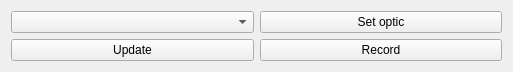
<?xml version="1.0" encoding="UTF-8"?>
<ui version="4.0">
 <class>Form</class>
 <widget class="QWidget" name="Form">
  <property name="geometry">
   <rect>
    <x>0</x>
    <y>0</y>
    <width>513</width>
    <height>41</height>
   </rect>
  </property>
  <property name="windowTitle">
   <string>Form</string>
  </property>
  <layout class="QVBoxLayout">
   <item>
    <layout class="QHBoxLayout">
     <item>
      <widget class="QComboBox" name="opticComboBox"/>
     </item>
     <item>
      <widget class="QPushButton" name="setOpticButton">
       <property name="text">
        <string>Set optic</string>
       </property>
      </widget>
     </item>
    </layout>
   </item>
   <item>
    <layout class="QHBoxLayout">
     <item>
      <widget class="QPushButton" name="updateButton">
       <property name="text">
        <string>Update</string>
       </property>
      </widget>
     </item>
     <item>
      <widget class="QPushButton" name="recordButton">
       <property name="text">
        <string>Record</string>
       </property>
      </widget>
     </item>
    </layout>
   </item>
  </layout>
 </widget>
 <resources/>
 <connections/>
</ui>
